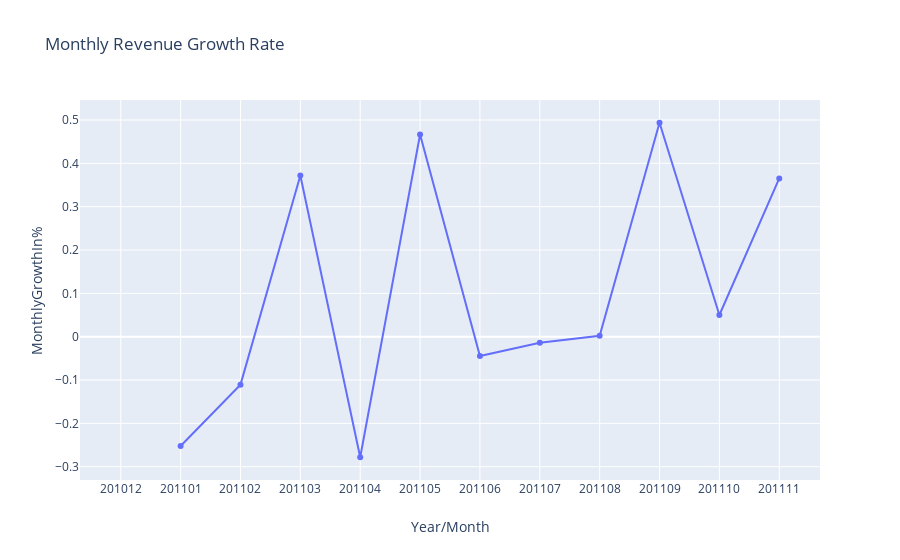

Write notebook code for a chart like this one.
### Code cell
#X and Y axis inputs for Plotly graph. We use Scatter for line graphs

figure = go.Figure()

figure.add_trace(go.Scatter(
                            x= company_revenue.loc[company_revenue['InvoiceYearMonth'] < '201112']['InvoiceYearMonth'] ,
                            y= company_revenue.loc[company_revenue['InvoiceYearMonth'] < '201112']['MonthlyGrowthIn%']
                ))

figure.update_layout(title='Monthly Revenue Growth Rate',
                   xaxis_title='Year/Month',
                
                   yaxis_title='MonthlyGrowthIn%')
# py.iplot(figure, filename='basic-scatter')
# pio.show(figure)
figure.update_xaxes(type = 'category')
pio.show(figure)
# pio.write_html(figure, file='company_revenue_growth_rate.html', auto_open=True)

### Figure 1 — Plotly figure (JSON) as saved in the notebook; plotly's stock layout.template omitted (floating-point values rounded to 4 significant figures)
{"data": [{"type": "scatter", "x": ["201012", "201101", "201102", "201103", "201104", "201105", "201106", "201107", "201108", "201109", "201110", "201111"], "y": [null, -0.2523, -0.1106, 0.3718, -0.2782, 0.4666, -0.04453, -0.01421, 0.002026, 0.4937, 0.05003, 0.3652]}], "layout": {"title": {"text": "Monthly Revenue Growth Rate"}, "xaxis": {"title": {"text": "Year/Month"}, "type": "category"}, "yaxis": {"title": {"text": "MonthlyGrowthIn%"}}}}
